Frame 1 (no input): blank canvas, image omitted
Frame 60 (the mouse pressed at the canvas centre just before this capture): blank canvas, image omitted
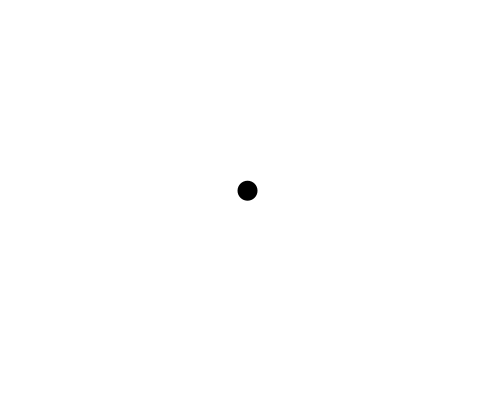
Frame 120 (the mouse held since frame 60 and released just before this capture)

The Processing sketch whose frames 1 and 60 were blank and that drew this single picture after the mouse press (run headless with seeded random() and noise(); from frame 60 on, the mouse is pressed at the canvas centre):

// Processing sketch: dot_creator_with_array
// ── dot_creator_with_array.pde
float x[] = {};
float y[] = {};

void setup() {
  size(500, 400);
  background(255);
  noStroke();
}
void draw() {
  background(255);
  int i = 0;
  while (i < x.length) {
    if (random(20) > 17) {
      fill(255,0,0);
    } else {
    fill(0);
    }
    ellipse(x[i], y[i], 20, 20);
    y[i] = y[i] + random(-2, 2);
    x[i] = x[i] + random(-2, 2);
    i = i +1;
  }
}

void mousePressed() {
  x = append(x, mouseX);
  y = append(y, mouseY);
}
